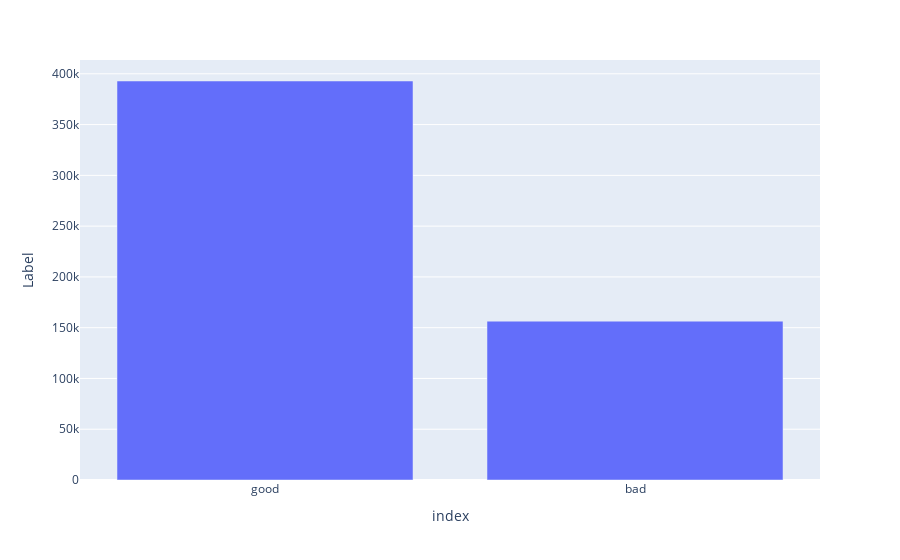

Notebook cell for this chart:
### Code cell
print(label_counter.Label)
fig = px.bar(label_counter, x=label_counter.index, y=label_counter.Label)
fig.show()

### Figure 1 — Plotly figure (JSON) as saved in the notebook; plotly's stock layout.template omitted (floating-point values rounded to 4 significant figures)
{"data": [{"alignmentgroup": "True", "hovertemplate": "index=%{x}<br>Label=%{y}<extra></extra>", "legendgroup": "", "marker": {"color": "#636efa", "pattern": {"shape": ""}}, "name": "", "offsetgroup": "", "orientation": "v", "showlegend": false, "textposition": "auto", "type": "bar", "x": ["good", "bad"], "xaxis": "x", "y": [392924, 156422], "yaxis": "y"}], "layout": {"barmode": "relative", "legend": {"tracegroupgap": 0}, "margin": {"t": 60}, "xaxis": {"anchor": "y", "domain": [0, 1], "title": {"text": "index"}}, "yaxis": {"anchor": "x", "domain": [0, 1], "title": {"text": "Label"}}}}
